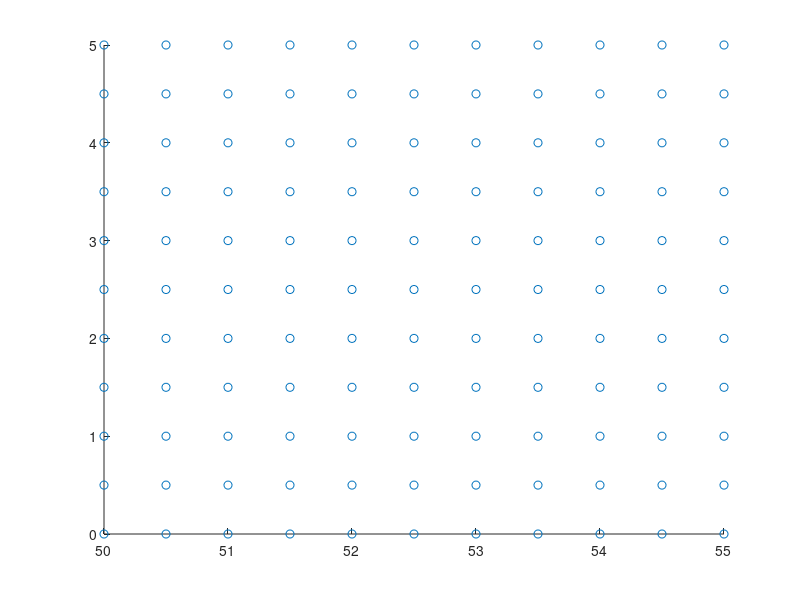

Here is the MATLAB script that generated this plot:
% gera malha
clear;

cont = 1 ;
r0 = 50; %mm

%Loop em z

for i= 0: 0.5 : 5
   % Loop em r
   for j = 0:0.5:5 
   Ncoord(cont,1) =cont;    
   Ncoord(cont,2) = r0+j;
   Ncoord(cont,3) = i; 
   cont = cont + 1;
   end   
end

scatter(Ncoord(:,2),Ncoord(:,3));

